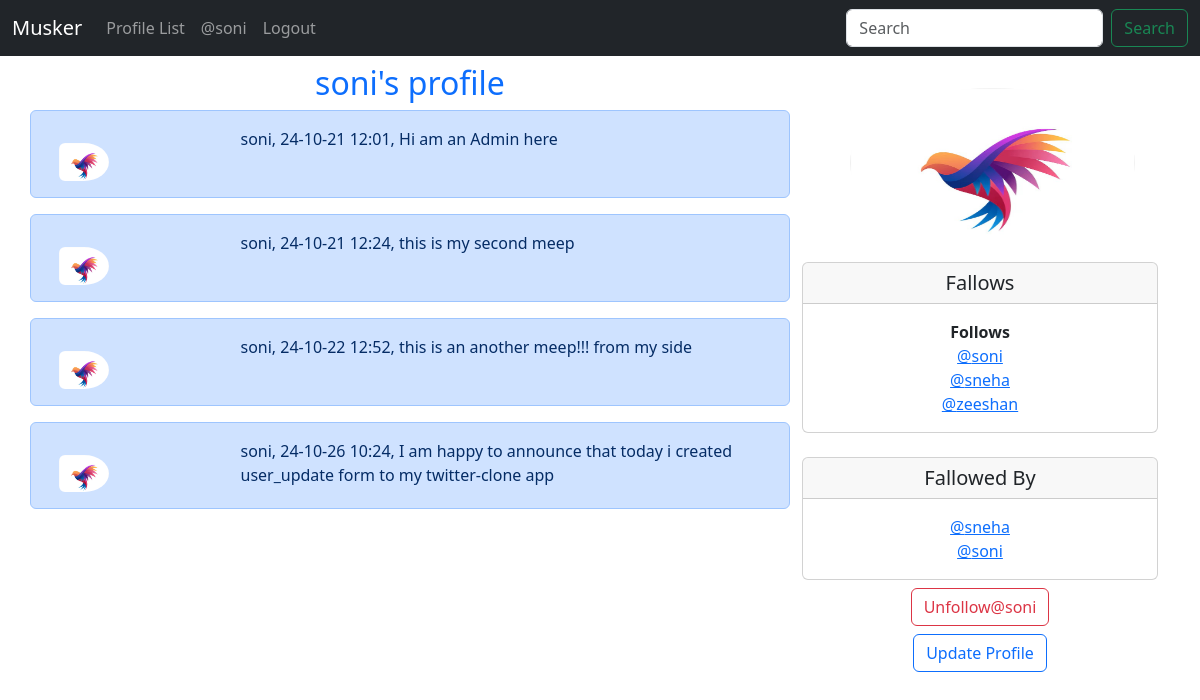
The page /profile/1 (signed in) on the database as committed earlier.
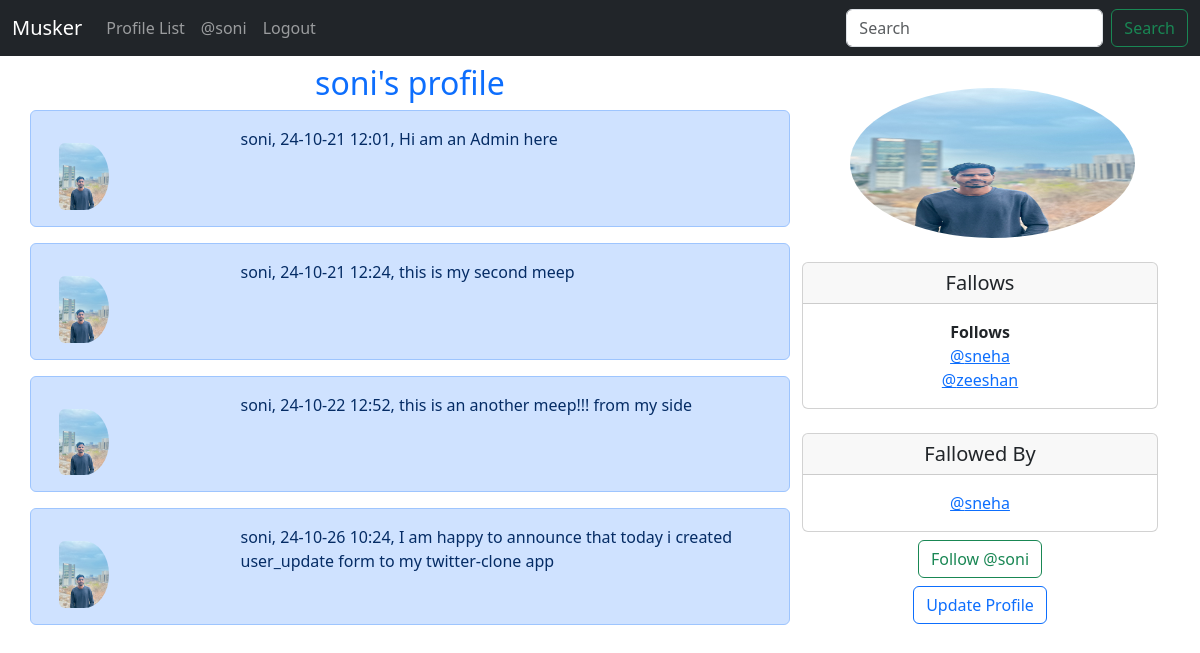
The same page on the database as committed later.
### musker/models.py (models this page shows)
class Meep(models.Model):
    user=models.ForeignKey(User,related_name='meeps',on_delete=models.DO_NOTHING)
    body=models.CharField(max_length=500)
    created_at=models.DateTimeField(auto_now_add=True)
    def __str__(self):
        return (
            f'{self.user}'",     "
            f'{self.created_at:%y-%m-%d %H:%M}'",     "
            f'{self.body}'
        )

class Profile(models.Model):
    user = models.OneToOneField(User, on_delete=models.CASCADE)
    fallows = models.ManyToManyField("self", related_name='fallowed_by',
                                     symmetrical=False, blank=True)
    date_modified = models.DateTimeField(User,auto_now=True)
    profile_image = models.ImageField(null=True,blank=True,upload_to='images/')
    def __str__(self):
        return self.user.username

### musker/views.py (the view, shortened to what this page needs)
# urls.py: path('profile/<int:pk>',views.profile,name='profile'),
def profile(request, pk):
    if request.user.is_authenticated:
        profile = Profile.objects.get(user_id=pk)  # Soni
        meeps = Meep.objects.filter(user_id=pk)
        return render(request, 'profile.html', {'profile': profile, 'meeps': meeps})
    else:
        messages.success(request, ('you Must Be Logged in To view This '))
        return redirect('home')

### musker/templates/profile.html (shortened to what this page needs)
{% extends 'base.html' %}
{% load static %}
{% block content %}
{% if profile %}
<div class="row">
    <div class="col-md-8">
    <h2 class="text-center text-primary ">{{ profile.user.username}}'s profile</h2>
         {% if meeps %}
        {% for meep in meeps %}
        <div class="row alert alert-primary">
            <div class="col-md-3">
                {% if profile.profile_image %}
               <img src="{{profile.profile_image.url}}" class="img-fluid rounded-start rounded-circle mt-3" width="50" height="50"   alt="...">
                    {% else %}
               <img src="{% static 'images/defaultProfile.jpg'  %}" class="img-fluid rounded-start" alt="...">
                {% endif %}
            </div>
            <div class="col-md-9">
                {{meep}}
            </div>
        </div>
      {% endfor %}
      {% endif %}
    </div>
    <br>
    <br>
    <div class="col-md-4 mt-4">
        {% if profile.profile_image %}
       <img src="{{profile.profile_image.url}}" height="150px" width="80%" class="mx-5 rounded-circle"  style="border:50%">
        <br>
        <br >
        {% else %}
              <img src="{% static 'images/defaultProfile.jpg'  %}" class="img-fluid rounded-circle mx-5 mb-2" alt="...">
        {% endif %}
        <div class="card text-center">
            <h5 class="card-header">Fallows</h5>
            <div class="card-body">
               <p class="card-text">
                   <strong>Follows</strong><br>
                  {% for following in profile.fallows.all %}
                     <a href="{% url 'profile' following.user.id %}" > @{{following}}</a><br>
                  {% endfor %}
               </p>
            </div>
        </div>
         <div class="card text-center mt-4">
            <h5 class="card-header">Fallowed By</h5>
            <div class="card-body">
               <p class="card-text">
                  {% for following in profile.fallowed_by.all %}
                     <a href="{% url 'profile' following.user.id %}" > @{{following}}</a><br>
                  {% endfor %}
               </p>
            </div>
        </div>
        <form method="post" class="text-center mt-2">
            {% if  profile in request.user.profile.fallows.all %}
                <button class="btn btn-outline-danger" name="follow"  value="unfollow"  type="submit">
                    Unfollow@{{ profile.user.username|lower}}</button>
             {% else %}
                <button class="btn btn-outline-success" name="follow"  value="follow"  type="submit">
                    Follow  @{{ profile.user.username|lower}}</button>
            {% endif %}
            {%  if request.user.id == profile.user.id %}
                   <br>
                    <button class="btn btn-outline-primary  mt-2 " >
                  <a class="nav-link" href="{% url 'update_user' %}">Update Profile</a>
                   </button>
                    {% endif %}
        </form>
        <br>
      </div>
        <br>
      </div>
{% endif %}
{% endblock %}

Rows that differ between the two databases and show on the page:
no longer on one of the page's lists (row edited): Profile: user.username "soni"
changed Profile "soni": profile_image: a different picture
changed through a linked row, Meep "soni, 24-10-21 12:01, Hi am an Admin here": profile_image: a different picture
changed through a linked row, Meep "soni, 24-10-21 12:24, this is my second meep": profile_image: a different picture
changed through a linked row, Meep "soni, 24-10-22 12:52, this is an another meep!!! from my side": profile_image: a different picture
changed through a linked row, Meep (number 4 of 4 on the later page): profile_image: a different picture
Other text that changed with them:
text no longer shown: "Unfollow@"
text now shown: "Follow @"
